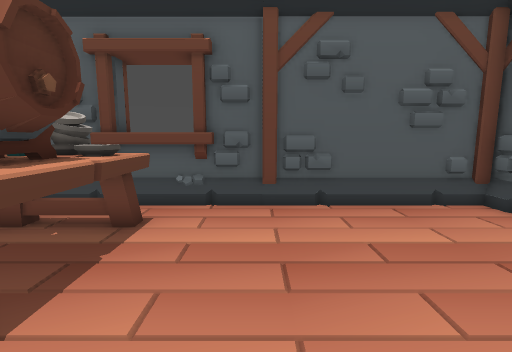
view 1 (above)

12 first-person views from a walk through a level from a Godot 3-D game. The camera is 1.2 m above the floor, tilts 8° down and sees 85° across. The floor is counted in squares, 0.5 m on a side. Each view is taken from the middle of a square. On the plan, view 1 faces up. The plan holds only what a view shows up to about 18 squares ahead; the rest is blank. The place goes on beyond the plan.

view 2
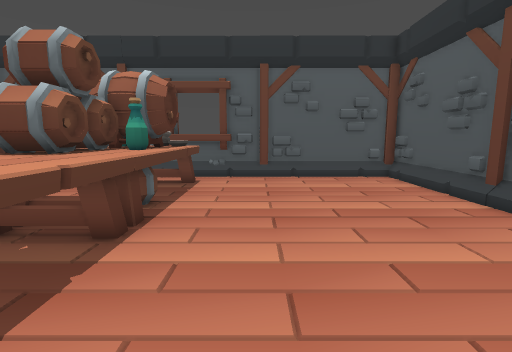

view 3
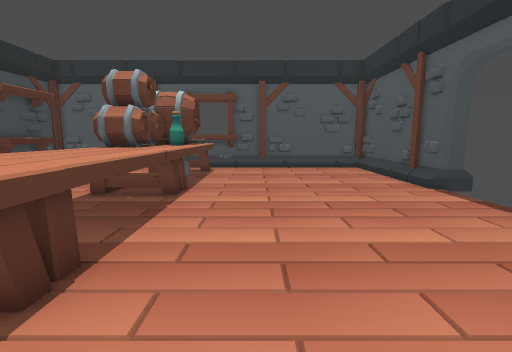

view 4
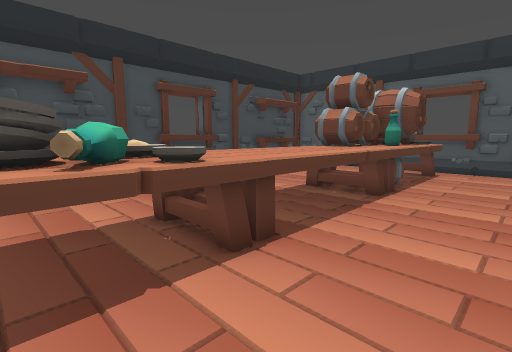

view 5
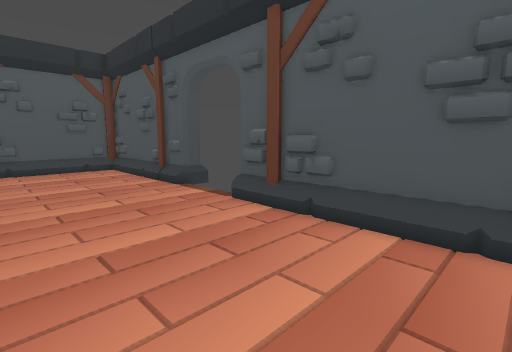

view 6
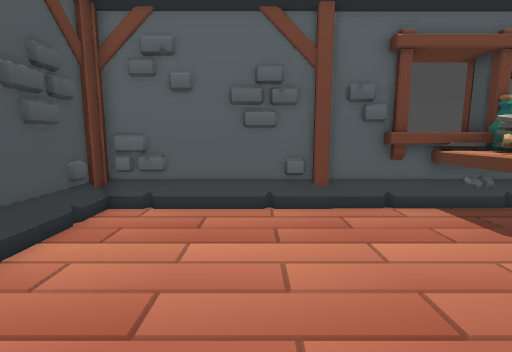

view 7
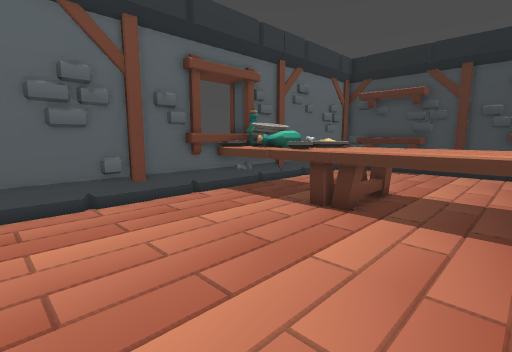

view 8
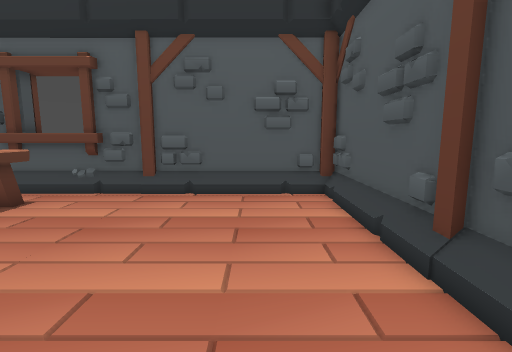

view 9
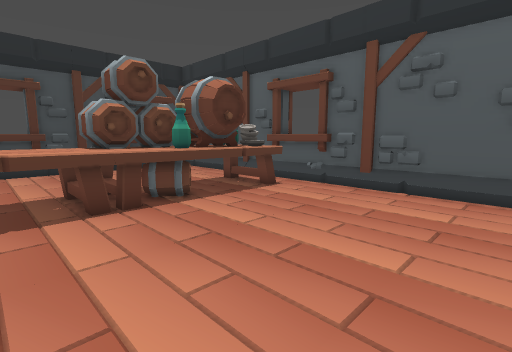

view 10
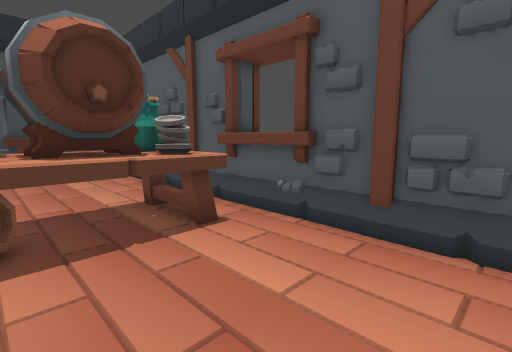

view 11
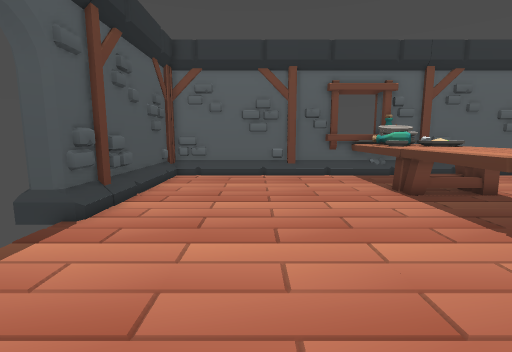

view 12
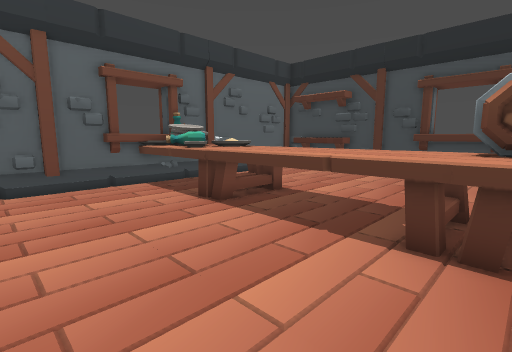

### Floor plan
Key: @ floor where view 1 was taken; # wall or solid block; . floor; = window, fence, low wall or low ledge; ^ raised ledge; T table.
Columns run from 5 left of view 1 to 9 right of it. Each row starts with its distance up from view 1.
 11 #
 10 ^^^###########
  9  ............#
  8 TTT..........#
  7 TTT..........#
  6 TTT..........#
  5 TTT..........#
  4 TTT..........#
  3 TTT..........#
  2 TTT..........#
  1 TTT..........##
  0 TTT..@........
 -1 TTT...........
 -2 TTT...........
 -3 TTT...........
 -4 TTT..........##
 -5 TTT..........#
 -6 TTT..........#
 -7 TTT..........#
 -8 TTT..........#
 -9 TTT..........#
-10 TTT..........#
-11 TTT..........#
-12 TTT..........#
-13 TTT^#######=##
-14 #^^###   #####
-15 T

Positions as (right, up) in squares from view 1, and headings:
1: (0, 0), facing up
2: (0, -7), facing up
3: (0, -12), facing up
4: (1, -12), facing up-left
5: (1, -12), facing up-right
6: (3, -4), facing down
7: (5, -3), facing down-left
8: (5, -2), facing up
9: (6, -3), facing up-left
10: (3, 3), facing up-left
11: (3, 4), facing down
12: (3, 1), facing down-left
